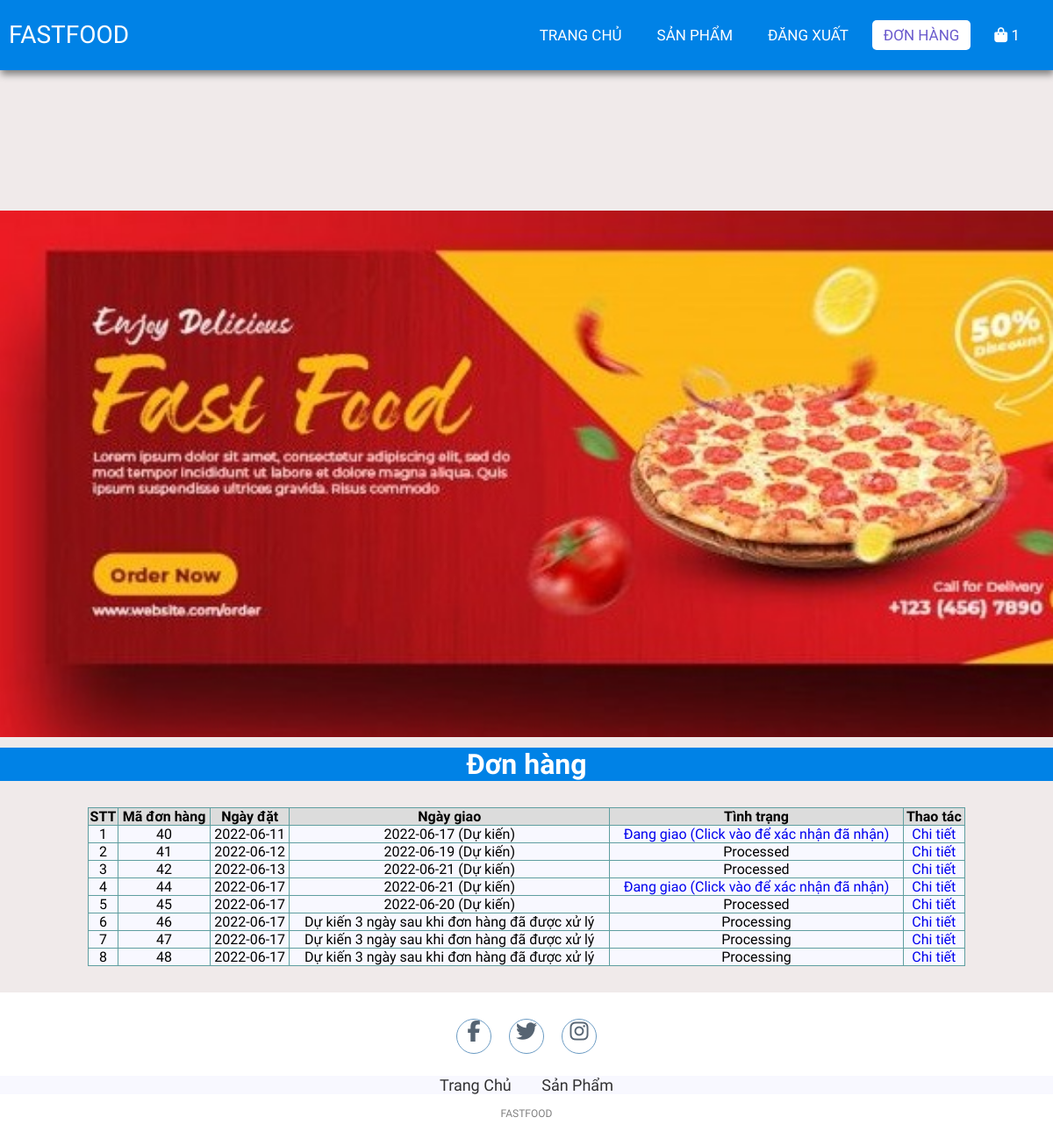
Screenshot of /order.php (signed in) with the database file from the repository.
### tables this page shows
CREATE TABLE `orders` (
  `id` int(11) NOT NULL,
  `userId` int(11) NOT NULL,
  `createdDate` date NOT NULL,
  `receivedDate` date DEFAULT NULL,
  `status` varchar(20) NOT NULL
);

### lib/database.php (called while the page is built, shortened)
<?php
class Database extends PDO
{
  public $host   = DB_HOST;
  public $user   = DB_USER;
  public $pass   = DB_PASS;
  public $dbname = DB_NAME;
  public $link;
  private function connectDB()
  {
    $this->link = new mysqli(
      $this->host,
      $this->user,
      $this->pass,
      $this->dbname
    );
  }
  public function select($query)
  {
    $result = $this->link->query($query);
    if ($result->num_rows > 0)
    {
      return $result;
    }
    else
    {
      return false;
    }
  }
}

### lib/session.php (called while the page is built, shortened)
<?php
class Session
{
   public static function get($key)
   {
      if (isset($_SESSION[$key])) {
         return $_SESSION[$key];
      } else {
         return false;
      }
   }
}

### classes/cart.php (called while the page is built, shortened)
<?php
$filepath = realpath(dirname(__FILE__));
include_once($filepath . '/../lib/database.php');
include_once($filepath . '/../lib/session.php');
?>
<?php
class cart
{
    private $db;
    public function __construct()
    {
        $this->db = new Database();
    }
    public function getTotalQtyByUserId()
    {
        $userId = Session::get('userId');
        $query = "SELECT SUM(qty) as total FROM cart WHERE userId = '$userId' ";
        $mysqli_result = $this->db->select($query);
        if ($mysqli_result) {
            $result = mysqli_fetch_all($this->db->select($query), MYSQLI_ASSOC)[0];
            return $result;
        }
        return false;
    }
}
?>

### classes/order.php (called while the page is built, shortened)
<?php
$filepath = realpath(dirname(__FILE__));
include_once($filepath . '/../lib/database.php');
include_once($filepath . '/../lib/session.php');
include_once($filepath . '/../classes/cart.php');
?>
<?php
class order
{
    private $db;
    public function __construct()
    {
        $this->db = new Database();
    }
    public function getOrderByUser()
    {
        $userId = Session::get('userId');
        $query = "SELECT * FROM orders WHERE userId = '$userId' ";
        $mysqli_result = $this->db->select($query);
        if ($mysqli_result) {
            $result = mysqli_fetch_all($this->db->select($query), MYSQLI_ASSOC);
            return $result;
        }
        return false;
    }
}
?>

### order.php (the view, shortened to what this page needs)
<?php
include_once 'lib/session.php';
include 'classes/order.php';
include_once 'classes/cart.php';
$cart = new cart();
$totalQty = $cart->getTotalQtyByUserId();
$order = new order();
$result = $order->getOrderByUser();
?>
<!DOCTYPE html>
<html lang="en">
<head>
    <link rel="stylesheet" href="css/style.css">
    <link rel="stylesheet" href="https://cdnjs.cloudflare.com/ajax/libs/font-awesome/5.15.4/css/all.min.css">
</head>
<body>
    <nav>
        <label class="logo">FASTFOOD</label>
        <ul>
            <li><a href="index.php">Trang chủ</a></li>
            <li><a href="productList.php">Sản phẩm</a></li>
            <?php
            if (isset($_SESSION['user']) && $_SESSION['user']) { ?>
                <li><a href="logout.php" id="signin">Đăng xuất</a></li>
            <?php } else { ?>
                <li><a href="register.php" id="signup">Đăng ký</a></li>
                <li><a href="login.php" id="signin">Đăng nhập</a></li>
            <?php } ?>
            <li><a href="order.php" id="order" class="active">Đơn hàng</a></li>
            <li>
                <a href="checkout.php">
                    <i class="fa fa-shopping-bag"></i>
                    <span class="sumItem">
                        <?= $totalQty['total'] ?>
                    </span>
                </a>
            </li>
        </ul>
    </nav>
    <section class="banner"></section>
    <div class="featuredProducts">
        <h1>Đơn hàng</h1>
    </div>
    <div class="container-single">
        <?php if ($result) { ?>
            <table class="order">
                <tr>
                    <th>STT</th>
                    <th>Mã đơn hàng</th>
                    <th>Ngày đặt</th>
                    <th>Ngày giao</th>
                    <th>Tình trạng</th>
                    <th>Thao tác</th>
                </tr>
                <?php $count = 1;
                foreach ($result as $key => $value) { ?>
                    <tr>
                        <td><?= $count++ ?></td>
                        <td><?= $value['id'] ?></td>
                        <td><?= $value['createdDate'] ?></td>
                        <td><?= ($value['status'] != "Processing") ? $value['receivedDate'] : "Dự kiến 3 ngày sau khi đơn hàng đã được xử lý" ?> <?=  ($value['status'] != "Complete" && $value['status'] != "Processing") ? "(Dự kiến)" : "" ?> </td>
                        <?php
                        if ($value['status'] == 'Delivering') { ?>
                            <td>
                                <a href="complete_order.php?orderId=<?= $value['id'] ?>">Đang giao (Click vào để xác nhận đã nhận)</a>
                            </td>
                            <td>
                                <a href="orderdetail.php?orderId=<?= $value['id'] ?>">Chi tiết</a>
                            </td>
                        <?php } else { ?>
                            <td>
                                <?= $value['status'] ?>
                            </td>
                            <td>
                                <a href="orderdetail.php?orderId=<?= $value['id'] ?>">Chi tiết</a>
                            </td>
                        <?php }
                        ?>
                    </tr>
                <?php } ?>
            </table>
        <?php } else { ?>
            <h3>Đơn hàng hiện đang rỗng</h3>
        <?php } ?>
    </div>
    <footer>
        <div class="social">
            <a href="#"><i class="fa fa-facebook" aria-hidden="true"></i></a>
            <a href="#"><i class="fa fa-twitter" aria-hidden="true"></i></a>
            <a href="#"><i class="fa fa-instagram" aria-hidden="true"></i></a>
        </div>
        <ul class="list">
            <li>
                <a href="./">Trang Chủ</a>
            </li>
            <li>
                <a href="productList.php">Sản Phẩm</a>
            </li>
        </ul>
        <p class="copyright">FASTFOOD</p>
    </footer>
</body>
</html>

### css/style.css (style rules this page uses)
* { padding: 0; margin: 0; text-decoration: none; list-style: none; box-sizing: border-box; }
body { font-family: Mitr; background: rgb(240, 234, 234); }
nav { top: 0; background: #0082e6; height: 80px; width: 100%; position: fixed; z-index: 9999; box-shadow: 1px 5px 8px gray; }
label.logo { color: white; font-size: 28px; line-height: 80px; padding: 0 10px; }
nav ul { float: right; margin-right: 20px; }
nav ul li { display: inline-block; line-height: 80px; margin: 0 5px; }
nav ul li a { color: white; font-size: 17px; padding: 7px 13px; border-radius: 3px; text-transform: uppercase; border-radius: 5px; transition: 0.5s; }
a.active, a:hover { background: white; color: slateblue; }
.banner { background: url('../images/banner2.jpg'); background-size: cover; height: 600px; margin-top: 20%; margin-bottom: 1%; }
.featuredProducts { text-align: center; background-color: #0082e6; color: white; }
footer { padding: 30px 0; background-color:white; }
footer .social { text-align: center; padding-bottom: 25px; color: white; }
footer .social a { color: inherit; font-size: 24px; border: 1px solid steelblue; width: 40px; height: 40px; display: inline-block; text-align: center; border-radius: 50%; margin: 0 8px; transition: 0.5s; background-color: white; color: #2c3e50; opacity: 0.8; }
footer ul { margin-top: 0; padding: 0; list-style: none; font-size: 18px; margin-bottom: 0; text-align: center; }
footer ul a { color: inherit; text-decoration: none; opacity: 0.8; }
footer ul li { display: inline; padding: 0 15px; }
footer .copyright { margin-top: 15px; text-align: center; font-size: 12px; color: gray; }
.container-single { display: flex; margin: 30px 100px; }
.list { background-color: ghostwhite; }
th { background-color: gainsboro; border: 1px solid cadetblue; }
td { border: 1px solid cadetblue; text-align: center; }
.order { width: 100%; background-color: ghostwhite; padding: 10px; border-collapse: collapse; }

### rows the page displays
orders: id "40", createdDate "2022-06-11", receivedDate "2022-06-17", status "(Dự kiến)"
orders: id "41", createdDate "2022-06-12", receivedDate "2022-06-19", shows "(Dự kiến)", status "Processed"
orders: id "42", createdDate "2022-06-13", receivedDate "2022-06-21", shows "(Dự kiến)", status "Processed"
orders: id "44", createdDate "2022-06-17", receivedDate "2022-06-21", status "(Dự kiến)"
orders: id "45", createdDate "2022-06-17", receivedDate "2022-06-20", shows "(Dự kiến)", status "Processed"
orders: id "46", createdDate "2022-06-17", shows "Dự kiến 3 ngày sau khi đơn hàng đã được xử lý", status "Processing"
orders: id "47", createdDate "2022-06-17", shows "Dự kiến 3 ngày sau khi đơn hàng đã được xử lý", status "Processing"
orders: id "48", createdDate "2022-06-17", shows "Dự kiến 3 ngày sau khi đơn hàng đã được xử lý", status "Processing"

### other values shown
$totalQty['total'] "1"
